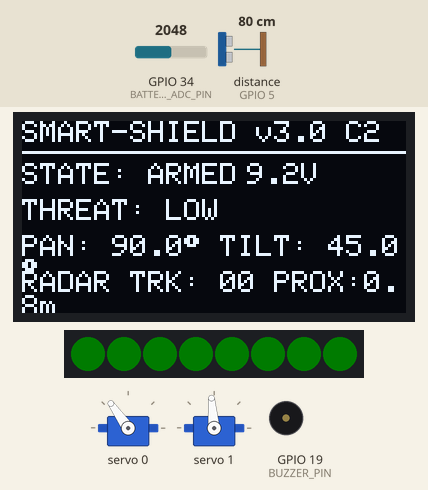
Recording of a sketch running on a simulated ESP32. Parts: 2 × servo, 128×64 one-colour display, 8 RGB LEDs in strip order, left to right, buzzer (waves = sounding, pin HIGH). Wiring (inferred from the names in the program): ultrasonic range finder: trigger GPIO 4; echo GPIO 5. The test bench sets the inputs (shaded band); at power-on: distance to the obstacle (sensor on GPIO 5) 80 cm, GPIO 34 (BATTERY_ADC_PIN) = 2048. The echo pulse lasts 58.3 µs per cm; dim RGB values are drawn brighter than linear; pins used as bus, display or sensor lines are not drawn; what the sketch prints to the serial monitor is not drawn.

Above: at 2.0 s.
2.1 s: distance to the obstacle (sensor on GPIO 5) set to 2 cm
4.2 s: GPIO 34 (BATTERY_ADC_PIN) set to 2866
At 4.41 s:
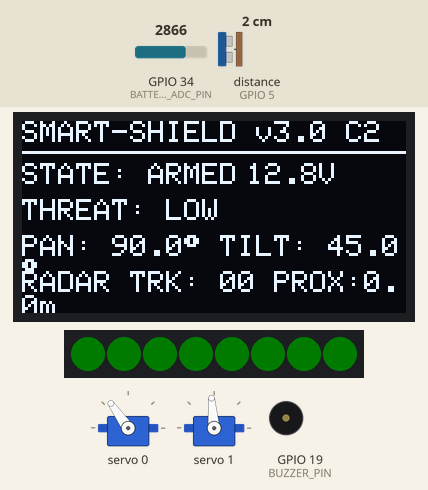
5.7 s: distance to the obstacle (sensor on GPIO 5) set to 18 cm
7.3 s: GPIO 34 (BATTERY_ADC_PIN) set to 3603
At 8.87 s:
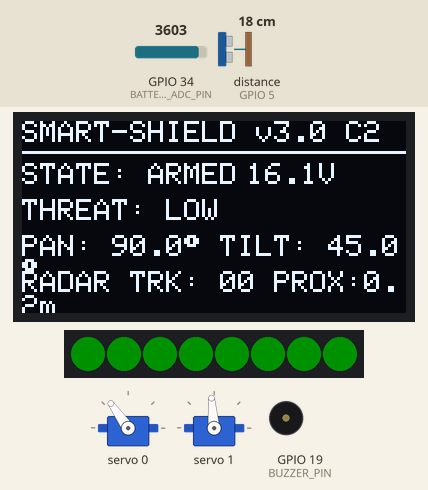
9.0 s: distance to the obstacle (sensor on GPIO 5) set to 4 cm
10.5 s: GPIO 34 (BATTERY_ADC_PIN) set to 4095
At 11.93 s:
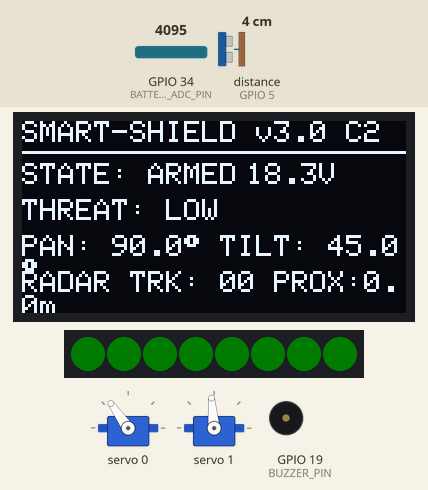
Timing chart, 0 to 13.1 s (numbered marks = the images above; inputs shaded):
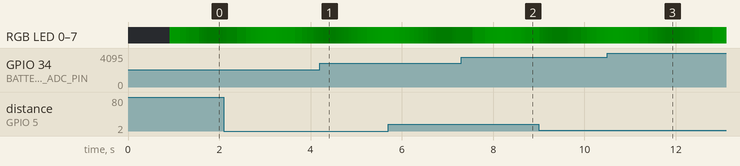

The sketch:

esp32_smart_shield.ino
```cpp
/*
 * =====================================================================================
 * SMART-SHIELD v3.0: Microcontroller Firmware (ESP32)
 * AI-Powered Multi-Target Drone Detection, Tracking & Cyber-Defence Edge Controller
 * =====================================================================================
 * Pinout / Interfaces:
 * - LD2450 mmWave Radar: Serial2 (RX2: GPIO 16, TX2: GPIO 17 @ 256000 bps)
 * - PCA9685 16-Ch PWM Servo Driver: I2C (SDA: GPIO 21, SCL: GPIO 22, Addr: 0x40)
 * - SSD1306 128x64 OLED Display: I2C (SDA: GPIO 21, SCL: GPIO 22, Addr: 0x3C)
 * - WS2812B RGB Alert LEDs: GPIO 18 (8 LEDs NeoPixel Ring / Strip)
 * - Active Piezo Threat Buzzer: GPIO 19
 * - HC-SR04 Ultrasonic Sensor: Trig: GPIO 4, Echo: GPIO 5
 * - Battery Voltage Divider: ADC GPIO 34 (100k / 22k divider, 12V Li-ion monitor)
 * - AI Engine / Laptop CDC Link: Serial (USB @ 115200 bps)
 * =====================================================================================
 */

#include <Wire.h>
#include <ArduinoJson.h>
#include <Adafruit_PWMServoDriver.h>
#include <Adafruit_GFX.h>
#include <Adafruit_SSD1306.h>
#include <Adafruit_NeoPixel.h>

// ----------------- PIN DEFINITIONS -----------------
#define RADAR_RX_PIN        16
#define RADAR_TX_PIN        17
#define I2C_SDA_PIN         21
#define I2C_SCL_PIN         22
#define RGB_LED_PIN         18
#define BUZZER_PIN          19
#define ULTRASONIC_TRIG_PIN 4
#define ULTRASONIC_ECHO_PIN 5
#define BATTERY_ADC_PIN     34

#define NUM_LEDS            8
#define SCREEN_WIDTH        128
#define SCREEN_HEIGHT       64
#define OLED_RESET          -1

// PCA9685 Servo Channels & Pulse Lengths
#define SERVO_PAN_CH        0
#define SERVO_TILT_CH       1
#define SERVOMIN            150  // 0 degrees (~500us at 50Hz)
#define SERVOMAX            600  // 180 degrees (~2500us at 50Hz)

// ----------------- HARDWARE OBJECTS -----------------
Adafruit_PWMServoDriver pwm = Adafruit_PWMServoDriver(0x40);
Adafruit_SSD1306 display(SCREEN_WIDTH, SCREEN_HEIGHT, &Wire, OLED_RESET);
Adafruit_NeoPixel strip(NUM_LEDS, RGB_LED_PIN, NEO_GRB + NEO_KHZ800);

// ----------------- SYSTEM STATE VARIABLES -----------------
struct RadarTarget {
  int16_t x_mm;
  int16_t y_mm;
  int16_t speed_cms;
  uint16_t snr_resolution;
  bool valid;
};

RadarTarget radarTargets[3];
float currentPanAngle = 90.0;
float currentTiltAngle = 45.0;
String currentThreatLevel = "LOW";
bool buzzerActive = false;
float batteryVoltage = 12.4;
float ultrasonicDistanceMeters = 0.0;
uint32_t lastTelemetryTime = 0;
uint32_t lastOledUpdateTime = 0;
uint32_t lastUltrasonicTime = 0;
uint32_t strobeTimer = 0;
bool strobeState = false;

// Strict Safety Limits for Pan Micro-Tilt (22-30° limit)
#define SERVO_CENTER_DEG    90.0f
#define MAX_OFFSET_DEG      25.0f
#define SERVO_MIN_DEG       (SERVO_CENTER_DEG - MAX_OFFSET_DEG)  // 65.0° (HARD LIMIT)
#define SERVO_MAX_DEG       (SERVO_CENTER_DEG + MAX_OFFSET_DEG)  // 115.0° (HARD LIMIT)

// ----------------- HELPER FUNCTIONS -----------------

uint16_t angleToPwm(float angleDeg) {
  angleDeg = constrain(angleDeg, SERVO_MIN_DEG, SERVO_MAX_DEG);
  return map((int)(angleDeg * 10), 0, 1800, SERVOMIN, SERVOMAX);
}

void setGimbalServos(float pan, float tilt) {
  currentPanAngle = constrain(pan, SERVO_MIN_DEG, SERVO_MAX_DEG);
  currentTiltAngle = constrain(tilt, 15.0, 90.0);

  pwm.setPWM(SERVO_PAN_CH, 0, angleToPwm(currentPanAngle));
  pwm.setPWM(SERVO_TILT_CH, 0, angleToPwm(currentTiltAngle));
}

void updateLeds() {
  uint32_t now = millis();
  if (currentThreatLevel == "HIGH") {
    // Fast Red Strobe for Critical High Threat
    if (now - strobeTimer > 100) {
      strobeTimer = now;
      strobeState = !strobeState;
      uint32_t color = strobeState ? strip.Color(255, 0, 0) : strip.Color(0, 0, 0);
      for (int i = 0; i < NUM_LEDS; i++) strip.setPixelColor(i, color);
      strip.show();
    }
  } else if (currentThreatLevel == "MEDIUM") {
    // Steady Amber/Yellow for Elevated Threat
    for (int i = 0; i < NUM_LEDS; i++) strip.setPixelColor(i, strip.Color(255, 140, 0));
    strip.show();
  } else {
    // Calm Green Breathing Pulse for Nominal State
    uint8_t brightness = (sin(now / 400.0) + 1.0) * 40 + 10;
    for (int i = 0; i < NUM_LEDS; i++) strip.setPixelColor(i, strip.Color(0, brightness, 0));
    strip.show();
  }
}

void updateBuzzer() {
  if (buzzerActive || currentThreatLevel == "HIGH") {
    // Pulsed warning tone (2.4kHz)
    if ((millis() / 150) % 2 == 0) {
      digitalWrite(BUZZER_PIN, HIGH);
    } else {
      digitalWrite(BUZZER_PIN, LOW);
    }
  } else {
    digitalWrite(BUZZER_PIN, LOW);
  }
}

void readUltrasonicSensor() {
  digitalWrite(ULTRASONIC_TRIG_PIN, LOW);
  delayMicroseconds(2);
  digitalWrite(ULTRASONIC_TRIG_PIN, HIGH);
  delayMicroseconds(10);
  digitalWrite(ULTRASONIC_TRIG_PIN, LOW);

  long duration = pulseIn(ULTRASONIC_ECHO_PIN, HIGH, 30000); // 30ms timeout
  if (duration > 0) {
    ultrasonicDistanceMeters = (duration * 0.0343) / 2.0 / 100.0; // in meters
  } else {
    ultrasonicDistanceMeters = 4.0; // Out of range
  }
}

void readBatteryVoltage() {
  int rawAdc = analogRead(BATTERY_ADC_PIN);
  // Divider: R1=100k, R2=22k -> Ratio = (100+22)/22 = 5.545
  // ESP32 ADC: 3.3V / 4095
  float pinVoltage = (rawAdc / 4095.0) * 3.3;
  batteryVoltage = pinVoltage * 5.545;
}

void updateOledDisplay() {
  display.clearDisplay();
  display.setTextSize(1);
  display.setTextColor(SSD1306_WHITE);

  // Header
  display.setCursor(0, 0);
  display.print("SMART-SHIELD v3.0 C2");
  display.drawFastHLine(0, 10, SCREEN_WIDTH, SSD1306_WHITE);

  // System Status
  display.setCursor(0, 14);
  display.print("STATE: ARMED");
  display.setCursor(75, 14);
  display.print(batteryVoltage, 1);
  display.print("V");

  // Threat Level
  display.setCursor(0, 26);
  display.print("THREAT: ");
  display.print(currentThreatLevel);

  // Gimbal Coordinates
  display.setCursor(0, 38);
  display.print("PAN: ");
  display.print(currentPanAngle, 1);
  display.print((char)247);
  display.print(" TILT: ");
  display.print(currentTiltAngle, 1);
  display.print((char)247);

  // Radar & Proximity
  int activeCount = 0;
  for (int i = 0; i < 3; i++) if (radarTargets[i].valid) activeCount++;
  display.setCursor(0, 50);
  display.print("RADAR TRK: 0");
  display.print(activeCount);
  display.print(" PROX:");
  display.print(ultrasonicDistanceMeters, 1);
  display.print("m");

  display.display();
}

// ----------------- LD2450 RADAR PARSER -----------------

void parseRadarFrame() {
  // LD2450 Frame: Header 0xAA 0xFF 0x03 0x00 (4B) + 3 targets (8B each) + Tail 0x55 0xCC (2B) = 30 Bytes
  while (Serial2.available() >= 30) {
    if (Serial2.read() == 0xAA && Serial2.peek() == 0xFF) {
      uint8_t buffer[29];
      Serial2.readBytes(buffer, 29);

      if (buffer[0] == 0xFF && buffer[1] == 0x03 && buffer[2] == 0x00 &&
          buffer[27] == 0x55 && buffer[28] == 0xCC) {

        // Parse 3 target slots
        for (int i = 0; i < 3; i++) {
          int offset = 3 + i * 8;
          int16_t x = (int16_t)(buffer[offset] | (buffer[offset + 1] << 8));
          int16_t y = (int16_t)(buffer[offset + 2] | (buffer[offset + 3] << 8));
          int16_t speed = (int16_t)(buffer[offset + 4] | (buffer[offset + 5] << 8));
          uint16_t res = (uint16_t)(buffer[offset + 6] | (buffer[offset + 7] << 8));

          if (x != 0 || y != 0) {
            radarTargets[i].x_mm = x;
            radarTargets[i].y_mm = y;
            radarTargets[i].speed_cms = speed;
            radarTargets[i].snr_resolution = res;
            radarTargets[i].valid = true;
          } else {
            radarTargets[i].valid = false;
          }
        }
      }
    }
  }
}

// ----------------- JSON HOST COMMUNICATION -----------------

void sendTelemetryToHost() {
  StaticJsonDocument<512> doc;
  doc["timestamp"] = millis();
  doc["status"] = "ARMED";
  doc["battery_v"] = round(batteryVoltage * 10.0) / 10.0;
  doc["ultrasonic_m"] = round(ultrasonicDistanceMeters * 10.0) / 10.0;

  JsonObject gimbal = doc.createNestedObject("gimbal");
  gimbal["pan"] = currentPanAngle;
  gimbal["tilt"] = currentTiltAngle;

  JsonArray targetsArray = doc.createNestedArray("radar_targets");
  for (int i = 0; i < 3; i++) {
    if (radarTargets[i].valid) {
      JsonObject t = targetsArray.createNestedObject();
      t["slot"] = i + 1;
      t["x_mm"] = radarTargets[i].x_mm;
      t["y_mm"] = radarTargets[i].y_mm;
      t["speed_cms"] = radarTargets[i].speed_cms;
      t["snr"] = radarTargets[i].snr_resolution;
    }
  }

  serializeJson(doc, Serial);
  Serial.println();
}

void processIncomingHostCommands() {
  if (Serial.available() > 0) {
    String line = Serial.readStringUntil('\n');
    line.trim();
    if (line.length() == 0) return;

    StaticJsonDocument<256> doc;
    DeserializationError error = deserializeJson(doc, line);
    if (!error) {
      if (doc.containsKey("pan") && doc.containsKey("tilt")) {
        float p = doc["pan"];
        float t = doc["tilt"];
        setGimbalServos(p, t);
      }
      if (doc.containsKey("threat")) {
        currentThreatLevel = doc["threat"].as<String>();
      }
      if (doc.containsKey("buzzer")) {
        buzzerActive = doc["buzzer"].as<bool>();
      }
    }
  }
}

// ----------------- ARDUINO SETUP & LOOP -----------------

void setup() {
  // 1. USB Serial Link to Laptop AI Engine
  Serial.begin(115200);

  // 2. Hardware Serial2 for LD2450 mmWave Radar
  Serial2.begin(256000, SERIAL_8N1, RADAR_RX_PIN, RADAR_TX_PIN);

  // 3. I2C Bus initialization
  Wire.begin(I2C_SDA_PIN, I2C_SCL_PIN);

  // 4. Initialize PCA9685 PWM Servo Driver
  pwm.begin();
  pwm.setPWMFreq(50); // 50Hz standard for servos
  setGimbalServos(90.0, 45.0); // Center positions

  // 5. Initialize SSD1306 OLED Display
  if (display.begin(SSD1306_SWITCHCAPVCC, 0x3C)) {
    display.clearDisplay();
    display.display();
  }

  // 6. Initialize WS2812B RGB LEDs
  strip.begin();
  strip.setBrightness(80);
  strip.show();

  // 7. GPIO Pin Modes
  pinMode(BUZZER_PIN, OUTPUT);
  digitalWrite(BUZZER_PIN, LOW);
  pinMode(ULTRASONIC_TRIG_PIN, OUTPUT);
  pinMode(ULTRASONIC_ECHO_PIN, INPUT);
  pinMode(BATTERY_ADC_PIN, INPUT);

  // Initial Display Splash
  display.clearDisplay();
  display.setTextSize(1);
  display.setTextColor(SSD1306_WHITE);
  display.setCursor(15, 20);
  display.println("SMART-SHIELD v3.0");
  display.setCursor(10, 35);
  display.println("SYSTEM INITIALIZED");
  display.display();
  delay(800);
}

void loop() {
  uint32_t now = millis();

  // 1. Process LD2450 Radar Packets
  parseRadarFrame();

  // 2. Process Host JSON Commands
  processIncomingHostCommands();

  // 3. Read Ultrasonic Distance Sensor (every 100ms)
  if (now - lastUltrasonicTime > 100) {
    lastUltrasonicTime = now;
    readUltrasonicSensor();
    readBatteryVoltage();
  }

  // 4. Update Indicators & Actuation
  updateLeds();
  updateBuzzer();

  // 5. Update Local OLED Display (10Hz)
  if (now - lastOledUpdateTime > 100) {
    lastOledUpdateTime = now;
    updateOledDisplay();
  }

  // 6. Transmit Telemetry Packet to AI Engine (20Hz)
  if (now - lastTelemetryTime > 50) {
    lastTelemetryTime = now;
    sendTelemetryToHost();
  }
}
```
